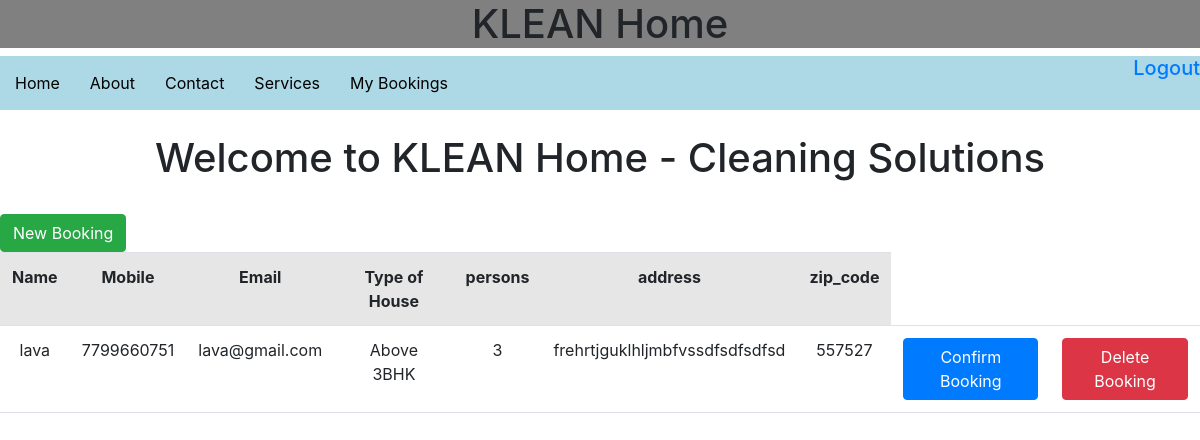
Screenshot of /confirm_booking/ with the database file from the repository.
### userapp/models.py (models this page shows, shortened)
class Bookings(models.Model):
    user =  models.ForeignKey(Signup, on_delete=models.CASCADE)
    type_of_home = models.CharField(max_length=20, choices=home_choices)
    persons = models.CharField(max_length=20, choices=staff_required)
    address = models.TextField()
    zip_code = models.CharField(max_length=6)

class Signup(models.Model):
    name = models.CharField(max_length=50)
    mobile = models.CharField(max_length=15,validators=[PHONE_REGEX])
    email = models.EmailField()

### userapp/views.py (the view)
# urls.py: path('confirm_booking/',views.confirm_booking_view, name='confirm_bookings_page'),
def confirm_booking_view(request):
    dt = Bookings.objects.all()
    return render(request, 'userapp/confirm_booking.html', {'form': dt})

### templates/userapp/confirm_booking.html (shortened to what this page needs)
{% extends "userapp/base2.html" %}
{% block content %}
<link rel="stylesheet" href="https://stackpath.bootstrapcdn.com/bootstrap/4.5.0/css/bootstrap.min.css">
<body id="bg" style="background-image: '')";>
<h1 style="text-align:center;">Welcome to KLEAN Home - Cleaning Solutions </h1>
<br>
<a href="{% url 'bookings_page' %} "><button type="button" class="btn btn-success">New Booking</button></a><br>
<form>
<div style="text-align:center;">
<table class ="table table-striped">
        <tr>
             <th>Name</th>
            <th>Mobile</th>
            <th>Email</th>
            <th>Type of House</th>
            <th>persons</th>
            <th>address</th>
            <th>zip_code</th>
        </tr>
        {% for fm in form %}
        <tr>
            <td>{{fm.user.name}}</td>
            <td>{{fm.user.mobile}}</td>
            <td>{{fm.user.email}}</td>
            <td>{{fm.type_of_home}}</td>
            <td>{{fm.persons}}</td>
            <td>{{fm.address}}</td>
            <td>{{fm.zip_code}}</td>
            <td><a href="{% url 'booking_summary_page' fm.id %}" ><button type="button" class="btn btn-primary"> Confirm Booking </button></a></td>
            <td><a href="{% url 'delete_booking' fm.id %}"><button type="button" class="btn btn-danger"> Delete Booking </button></a></td>
        </tr>
        {% endfor %}
    </table>
        </div>
</form>
<br>
</body>
{% endblock %}

### templates/userapp/base2.html (shortened to what this page needs)
<!DOCTYPE html>
{% load static %}
<html lang="en">
<head>
    <link href="https://cdn.jsdelivr.net/npm/bootstrap@5.0.2/dist/css/bootstrap.min.css" rel="stylesheet">
    <link rel="stylesheet" href="{% static 'css/style.css' %}">
</head>
<body>
    <header>
        <h1> KLEAN Home </h1>
        <ul class="my_navbar">
            <li><a href="{% url 'home' %}">Home</a> </li>
            <li><a href="{% url 'about' %}">About</a> </li>
            <li><a href="{% url 'contact' %}">Contact</a> </li>
            <li><a href="{% url 'services' %} ">Services</a> </li>
            <li><a href="{% url 'confirm_bookings_page' %} ">My Bookings</a> </li>
            <h5><a href="{% url 'logout' %}">Logout</a></h5>
        </ul>
    </header>
<br>
{% block content%}{% endblock %}
</body>
</html>

### static/css/style.css (style rules this page uses)
header h1 { background-color: grey; text-align : center; }
.my_navbar { background-color: lightblue; list-style-type: none; overflow:hidden; margin:0; padding:0; }
li { float:left; }
li a { text-decoration:none; color:black; display:block; padding : 15px 15px 15px 15px }
body { background-color: lightgrey; }
#bg { background-size: 1800px 900px; background-repeat: no-repeat; background-position: top; background-attachment: fixed; }
header h5 { text-align : right; }

### rows the page displays
Bookings: user.name "lava", user.mobile "7799660751", user.email "lava@gmail.com", type_of_home "Above 3BHK", persons "3", address "frehrtjguklhljmbfvssdfsdfsdfsd", zip_code "557527"
